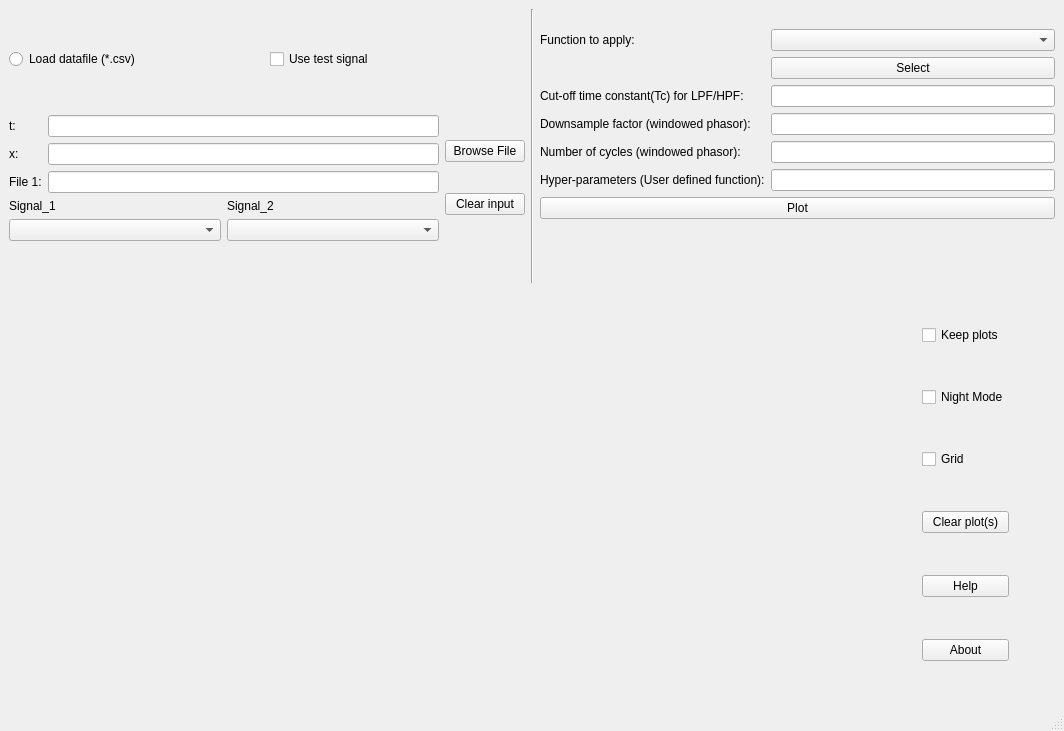
<?xml version="1.0" encoding="UTF-8"?>
<ui version="4.0">
 <class>MainWindow</class>
 <widget class="QMainWindow" name="MainWindow">
  <property name="geometry">
   <rect>
    <x>0</x>
    <y>0</y>
    <width>1064</width>
    <height>731</height>
   </rect>
  </property>
  <property name="windowTitle">
   <string>MainWindow</string>
  </property>
  <widget class="QWidget" name="centralwidget">
   <layout class="QGridLayout" name="gridLayout">
    <item row="0" column="0">
     <layout class="QVBoxLayout" name="verticalLayout_3">
      <item>
       <layout class="QHBoxLayout" name="horizontalLayout_3">
        <item>
         <layout class="QVBoxLayout" name="verticalLayout_2">
          <item>
           <layout class="QHBoxLayout" name="horizontalLayout_2">
            <item>
             <widget class="QRadioButton" name="fileinput">
              <property name="text">
               <string>Load datafile (*.csv)</string>
              </property>
             </widget>
            </item>
            <item>
             <widget class="QCheckBox" name="use_test">
              <property name="text">
               <string>Use test signal</string>
              </property>
             </widget>
            </item>
           </layout>
          </item>
          <item>
           <layout class="QHBoxLayout" name="horizontalLayout_4">
            <item>
             <layout class="QVBoxLayout" name="InputForm_1">
              <item>
               <layout class="QHBoxLayout" name="FIP">
                <item>
                 <layout class="QFormLayout" name="Functio_inputs">
                  <item row="0" column="0">
                   <widget class="QLabel" name="label">
                    <property name="text">
                     <string>t:</string>
                    </property>
                   </widget>
                  </item>
                  <item row="0" column="1">
                   <widget class="QLineEdit" name="time_signal"/>
                  </item>
                  <item row="1" column="0">
                   <widget class="QLabel" name="label_2">
                    <property name="text">
                     <string>x:</string>
                    </property>
                   </widget>
                  </item>
                  <item row="1" column="1">
                   <widget class="QLineEdit" name="signal"/>
                  </item>
                  <item row="2" column="0">
                   <widget class="QLabel" name="label_7">
                    <property name="text">
                     <string>File 1:</string>
                    </property>
                   </widget>
                  </item>
                  <item row="2" column="1">
                   <widget class="QLineEdit" name="file_1"/>
                  </item>
                  <item row="4" column="0" colspan="2">
                   <layout class="QGridLayout" name="toPlot">
                    <item row="1" column="0">
                     <widget class="QComboBox" name="file_signal_1"/>
                    </item>
                    <item row="1" column="1">
                     <widget class="QComboBox" name="file_signal_2"/>
                    </item>
                    <item row="0" column="1">
                     <widget class="QLabel" name="label_9">
                      <property name="text">
                       <string>Signal_2</string>
                      </property>
                     </widget>
                    </item>
                    <item row="0" column="0">
                     <widget class="QLabel" name="label_8">
                      <property name="text">
                       <string>Signal_1</string>
                      </property>
                     </widget>
                    </item>
                   </layout>
                  </item>
                 </layout>
                </item>
                <item>
                 <layout class="QVBoxLayout" name="verticalLayout">
                  <item>
                   <widget class="QPushButton" name="browse_button">
                    <property name="text">
                     <string>Browse File</string>
                    </property>
                   </widget>
                  </item>
                  <item>
                   <widget class="QPushButton" name="clear_file">
                    <property name="text">
                     <string>Clear input</string>
                    </property>
                   </widget>
                  </item>
                 </layout>
                </item>
               </layout>
              </item>
             </layout>
            </item>
           </layout>
          </item>
         </layout>
        </item>
        <item>
         <widget class="Line" name="line">
          <property name="orientation">
           <enum>Qt::Vertical</enum>
          </property>
         </widget>
        </item>
        <item>
         <layout class="QFormLayout" name="Function2apply">
          <item row="0" column="0">
           <widget class="QLabel" name="label_11">
            <property name="text">
             <string/>
            </property>
           </widget>
          </item>
          <item row="1" column="0">
           <widget class="QLabel" name="label_3">
            <property name="text">
             <string>Function to apply:</string>
            </property>
           </widget>
          </item>
          <item row="1" column="1">
           <widget class="QComboBox" name="function_box"/>
          </item>
          <item row="2" column="1">
           <widget class="QPushButton" name="select_button">
            <property name="text">
             <string>Select</string>
            </property>
           </widget>
          </item>
          <item row="3" column="0">
           <widget class="QLabel" name="label_4">
            <property name="text">
             <string>Cut-off time constant(Tc) for LPF/HPF:</string>
            </property>
           </widget>
          </item>
          <item row="3" column="1">
           <widget class="QLineEdit" name="threshold"/>
          </item>
          <item row="4" column="0">
           <widget class="QLabel" name="label_5">
            <property name="text">
             <string>Downsample factor (windowed phasor):</string>
            </property>
           </widget>
          </item>
          <item row="4" column="1">
           <widget class="QLineEdit" name="samplingrate"/>
          </item>
          <item row="5" column="0">
           <widget class="QLabel" name="label_6">
            <property name="text">
             <string>Number of cycles (windowed phasor):</string>
            </property>
           </widget>
          </item>
          <item row="5" column="1">
           <widget class="QLineEdit" name="forcycles"/>
          </item>
          <item row="7" column="0">
           <widget class="QLabel" name="label_10">
            <property name="text">
             <string>Hyper-parameters (User defined function):</string>
            </property>
           </widget>
          </item>
          <item row="7" column="1">
           <widget class="QLineEdit" name="hyperparams"/>
          </item>
          <item row="8" column="0" colspan="2">
           <layout class="QHBoxLayout" name="horizontalLayout">
            <item>
             <widget class="QPushButton" name="plot_button">
              <property name="maximumSize">
               <size>
                <width>16777215</width>
                <height>16777215</height>
               </size>
              </property>
              <property name="text">
               <string>Plot</string>
              </property>
             </widget>
            </item>
           </layout>
          </item>
         </layout>
        </item>
       </layout>
      </item>
      <item>
       <layout class="QHBoxLayout" name="horizontalLayout_5">
        <item>
         <widget class="PlotWidget" name="plotwidget" native="true">
          <property name="sizePolicy">
           <sizepolicy hsizetype="Fixed" vsizetype="Fixed">
            <horstretch>0</horstretch>
            <verstretch>0</verstretch>
           </sizepolicy>
          </property>
          <property name="minimumSize">
           <size>
            <width>861</width>
            <height>411</height>
           </size>
          </property>
         </widget>
        </item>
        <item>
         <spacer name="horizontalSpacer">
          <property name="orientation">
           <enum>Qt::Horizontal</enum>
          </property>
          <property name="sizeHint" stdset="0">
           <size>
            <width>40</width>
            <height>20</height>
           </size>
          </property>
         </spacer>
        </item>
        <item>
         <layout class="QVBoxLayout" name="Settings">
          <item>
           <widget class="QCheckBox" name="keep_plot">
            <property name="text">
             <string>Keep plots</string>
            </property>
           </widget>
          </item>
          <item>
           <widget class="QCheckBox" name="background">
            <property name="text">
             <string>Night Mode</string>
            </property>
           </widget>
          </item>
          <item>
           <widget class="QCheckBox" name="grid_check">
            <property name="text">
             <string>Grid</string>
            </property>
           </widget>
          </item>
          <item>
           <widget class="QPushButton" name="clear_button">
            <property name="text">
             <string>Clear plot(s)</string>
            </property>
           </widget>
          </item>
          <item>
           <widget class="QPushButton" name="help_button">
            <property name="text">
             <string>Help</string>
            </property>
           </widget>
          </item>
          <item>
           <widget class="QPushButton" name="about_button">
            <property name="text">
             <string>About</string>
            </property>
           </widget>
          </item>
         </layout>
        </item>
        <item>
         <spacer name="horizontalSpacer_2">
          <property name="orientation">
           <enum>Qt::Horizontal</enum>
          </property>
          <property name="sizeHint" stdset="0">
           <size>
            <width>40</width>
            <height>20</height>
           </size>
          </property>
         </spacer>
        </item>
       </layout>
      </item>
     </layout>
    </item>
   </layout>
  </widget>
  <widget class="QMenuBar" name="menubar">
   <property name="geometry">
    <rect>
     <x>0</x>
     <y>0</y>
     <width>1064</width>
     <height>26</height>
    </rect>
   </property>
  </widget>
  <widget class="QStatusBar" name="statusbar"/>
 </widget>
 <customwidgets>
  <customwidget>
   <class>PlotWidget</class>
   <extends>QWidget</extends>
   <header>pyqtgraph</header>
   <container>1</container>
  </customwidget>
 </customwidgets>
 <resources/>
 <connections/>
</ui>
